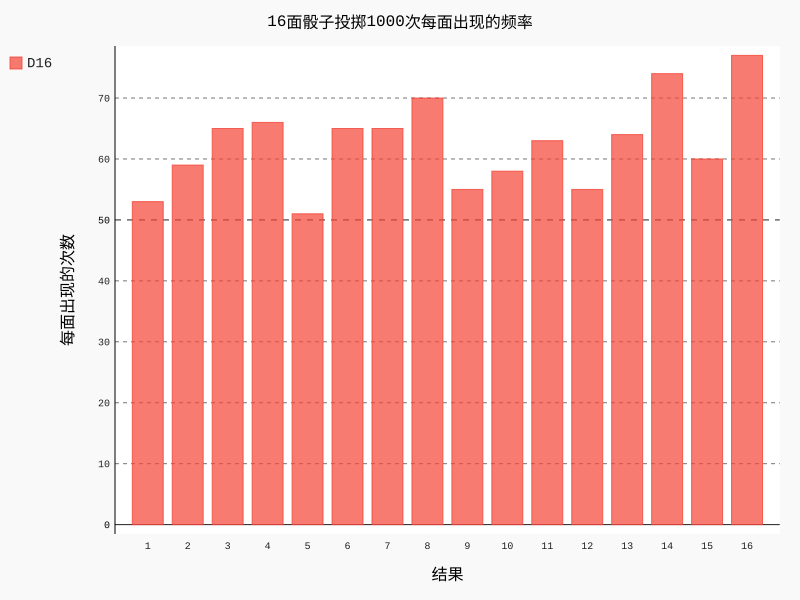

Generate this figure with Python:
# -*- coding:utf-8 -*-

import pygal

from die import Die

class RollData(Die):
    """对掷骰子数据进行分析的类"""

    def __init__(self,num_sides=6,number=100):    #骰子默认6面，默认投掷100次
        """继承父类Die,"""
        super().__init__(num_sides)     #继承来自父类的属性
        self.results = []               #子类自己的属性
        self.frequencies = []           #子类自己的属性
        self.number = number            #子类自己的属性

    def roll_die(self):
        """转骰子，默认100次"""
        for roll_num in range(self.number):
            result = self.roll()    #调用父类Die的方法roll()，将返回值赋给result
            self.results.append(result)

    def analyze_result(self):
        """分析结果"""
        for value in range(1,self.num_sides+1):     #遍历骰子的结果
            frequency = self.results.count(value)   #计算每个结果的出现次数
            self.frequencies.append(frequency)
        return self.frequencies


# 对结果进行可视化处理
hist = pygal.Bar()  #创建pygal.Bar()实例
die = RollData(num_sides=16,number=1000)    #创建RollData()实例
die.roll_die()     #调用RollData类的roll_die()方法投掷骰子并记录结果

hist.title = str(die.num_sides) + "面骰子投掷%d次每面出现的频率"%die.number    #图表标题
hist.x_labels = list(range(1,die.num_sides+1))  #x轴坐标为掷D6可能的结果
hist.x_title = "结果"                       #x轴标题
hist.y_title = "每面出现的次数"              #y轴标题

my_data=die.analyze_result()   #调用RollData类的analyze_result()方法对投掷结果进行分析
hist.add('D%d'%die.num_sides,my_data)      #将出现次数的列表添加到图表，并指定标签
hist.render_to_file('die_visual.svg')       #生成文件名
